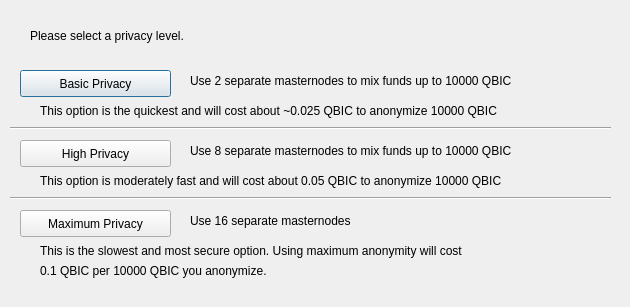
<?xml version="1.0" encoding="UTF-8"?>
<ui version="4.0">
 <class>ObfuscationConfig</class>
 <widget class="QDialog" name="ObfuscationConfig">
  <property name="geometry">
   <rect>
    <x>0</x>
    <y>0</y>
    <width>630</width>
    <height>307</height>
   </rect>
  </property>
  <property name="windowTitle">
   <string>Configure Obfuscation</string>
  </property>
  <widget class="QPushButton" name="buttonBasic">
   <property name="geometry">
    <rect>
     <x>20</x>
     <y>70</y>
     <width>151</width>
     <height>27</height>
    </rect>
   </property>
   <property name="text">
    <string>Basic Privacy</string>
   </property>
  </widget>
  <widget class="QPushButton" name="buttonHigh">
   <property name="geometry">
    <rect>
     <x>20</x>
     <y>140</y>
     <width>151</width>
     <height>27</height>
    </rect>
   </property>
   <property name="text">
    <string>High Privacy</string>
   </property>
  </widget>
  <widget class="QPushButton" name="buttonMax">
   <property name="geometry">
    <rect>
     <x>20</x>
     <y>210</y>
     <width>151</width>
     <height>27</height>
    </rect>
   </property>
   <property name="text">
    <string>Maximum Privacy</string>
   </property>
  </widget>
  <widget class="QLabel" name="label">
   <property name="geometry">
    <rect>
     <x>30</x>
     <y>20</y>
     <width>571</width>
     <height>31</height>
    </rect>
   </property>
   <property name="text">
    <string>Please select a privacy level.</string>
   </property>
  </widget>
  <widget class="QLabel" name="label_2">
   <property name="geometry">
    <rect>
     <x>190</x>
     <y>70</y>
     <width>421</width>
     <height>21</height>
    </rect>
   </property>
   <property name="text">
    <string>Use 2 separate masternodes to mix funds up to 10000 QBIC</string>
   </property>
  </widget>
  <widget class="QLabel" name="label_3">
   <property name="geometry">
    <rect>
     <x>190</x>
     <y>140</y>
     <width>411</width>
     <height>21</height>
    </rect>
   </property>
   <property name="text">
    <string>Use 8 separate masternodes to mix funds up to 10000 QBIC</string>
   </property>
  </widget>
  <widget class="QLabel" name="label_4">
   <property name="geometry">
    <rect>
     <x>190</x>
     <y>210</y>
     <width>421</width>
     <height>21</height>
    </rect>
   </property>
   <property name="text">
    <string>Use 16 separate masternodes</string>
   </property>
  </widget>
  <widget class="QLabel" name="label_6">
   <property name="geometry">
    <rect>
     <x>40</x>
     <y>100</y>
     <width>561</width>
     <height>21</height>
    </rect>
   </property>
   <property name="text">
    <string>This option is the quickest and will cost about ~0.025 QBIC to anonymize 10000 QBIC</string>
   </property>
  </widget>
  <widget class="QLabel" name="label_7">
   <property name="geometry">
    <rect>
     <x>40</x>
     <y>170</y>
     <width>561</width>
     <height>21</height>
    </rect>
   </property>
   <property name="text">
    <string>This option is moderately fast and will cost about 0.05 QBIC to anonymize 10000 QBIC</string>
   </property>
  </widget>
  <widget class="QLabel" name="label_8">
   <property name="geometry">
    <rect>
     <x>40</x>
     <y>240</y>
     <width>561</width>
     <height>21</height>
    </rect>
   </property>
   <property name="text">
    <string>This is the slowest and most secure option. Using maximum anonymity will cost</string>
   </property>
  </widget>
  <widget class="QLabel" name="label_9">
   <property name="geometry">
    <rect>
     <x>40</x>
     <y>260</y>
     <width>561</width>
     <height>21</height>
    </rect>
   </property>
   <property name="text">
    <string>0.1 QBIC per 10000 QBIC you anonymize.</string>
   </property>
  </widget>
  <widget class="Line" name="line">
   <property name="geometry">
    <rect>
     <x>10</x>
     <y>120</y>
     <width>601</width>
     <height>16</height>
    </rect>
   </property>
   <property name="orientation">
    <enum>Qt::Horizontal</enum>
   </property>
  </widget>
  <widget class="Line" name="line_2">
   <property name="geometry">
    <rect>
     <x>10</x>
     <y>190</y>
     <width>601</width>
     <height>16</height>
    </rect>
   </property>
   <property name="orientation">
    <enum>Qt::Horizontal</enum>
   </property>
  </widget>
 </widget>
 <resources/>
 <connections/>
</ui>
